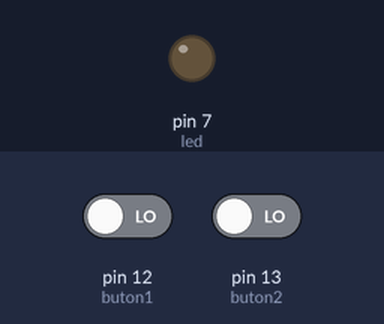
Simulated run of this sketch. Board: Arduino Uno, built with avr-gcc and run on an emulated ATmega328P. On the bench: output pins drawn as LEDs (lit = HIGH). The test bench sets the inputs (shaded band); at power-on: pin 12 (buton1) LOW, pin 13 (buton2) LOW.

Above: at 1.2 s.
1.3 s: pin 12 (buton1) driven HIGH and pin 13 (buton2) driven HIGH
At 1.8 s:
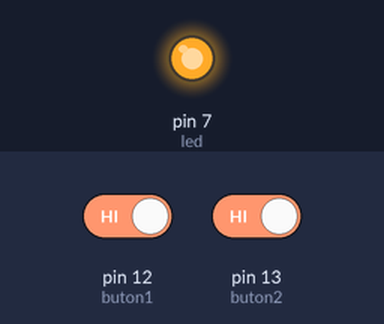
Timing chart, 0 to 4.3 s (numbered marks = the images above; inputs shaded):
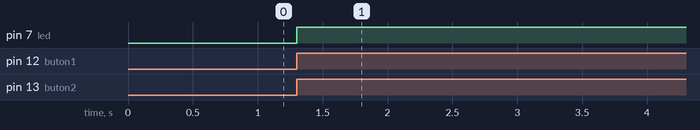

The sketch:

P15.ino
```cpp
//P15--12 nolu ve 13 nolu pindeki butona aynı anda basınca 7 nolu pindeki ledi yakan

int buton1 = 12; // buton1--- 12 nolu pine tanımladık
int buton2 = 13; // buton2--- 13 nolu pine tanımladık
int led = 7; // ledi 7 nolu pine tanımladık
int oku1=0;
int oku2=0;
void setup() {
  pinMode(buton1, INPUT); // 9 nolu pin giriş oldu
  pinMode(buton2, INPUT); // 10 nolu pin giriş oldu
  pinMode(led, OUTPUT); // 7 nolu pin çıkış oldu
}
void loop(){
  oku1= digitalRead(buton1);
  oku2= digitalRead(buton2);
     if (oku1 == HIGH && oku2 == HIGH)   // VE  AND
    //if (oku1 == HIGH || oku2 == HIGH) { // VEYA OR
    digitalWrite(led, HIGH); // ledi yak
}
```

Measured:
- after the input at 1.3 s, pin 7 (led): LOW → HIGH at once
